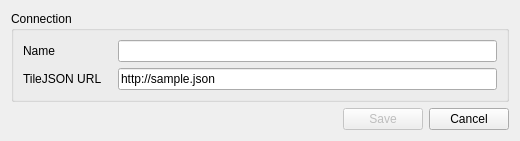
<?xml version="1.0" encoding="UTF-8"?>
<ui version="4.0">
 <class>DlgEditServerConnection</class>
 <widget class="QDialog" name="DlgEditServerConnection">
  <property name="geometry">
   <rect>
    <x>0</x>
    <y>0</y>
    <width>520</width>
    <height>132</height>
   </rect>
  </property>
  <property name="windowTitle">
   <string>Edit Connection</string>
  </property>
  <layout class="QVBoxLayout" name="verticalLayout_3">
   <item>
    <widget class="QGroupBox" name="groupBox">
     <property name="title">
      <string>Connection</string>
     </property>
     <layout class="QGridLayout" name="gridLayout">
      <item row="0" column="0">
       <layout class="QHBoxLayout" name="horizontalLayout_3">
        <item>
         <layout class="QVBoxLayout" name="verticalLayout">
          <item>
           <widget class="QLabel" name="label">
            <property name="text">
             <string>Name</string>
            </property>
           </widget>
          </item>
          <item>
           <widget class="QLabel" name="label_2">
            <property name="text">
             <string>TileJSON URL</string>
            </property>
           </widget>
          </item>
         </layout>
        </item>
        <item>
         <layout class="QVBoxLayout" name="verticalLayout_2">
          <property name="leftMargin">
           <number>10</number>
          </property>
          <item>
           <widget class="QLineEdit" name="txtName">
            <property name="text">
             <string/>
            </property>
           </widget>
          </item>
          <item>
           <widget class="QLineEdit" name="txtUrl">
            <property name="text">
             <string>http://sample.json</string>
            </property>
            <property name="placeholderText">
             <string/>
            </property>
           </widget>
          </item>
         </layout>
        </item>
       </layout>
      </item>
     </layout>
    </widget>
   </item>
   <item>
    <layout class="QHBoxLayout" name="horizontalLayout">
     <item>
      <spacer name="horizontalSpacer">
       <property name="orientation">
        <enum>Qt::Horizontal</enum>
       </property>
       <property name="sizeHint" stdset="0">
        <size>
         <width>40</width>
         <height>20</height>
        </size>
       </property>
      </spacer>
     </item>
     <item>
      <widget class="QPushButton" name="btnSave">
       <property name="enabled">
        <bool>false</bool>
       </property>
       <property name="text">
        <string>Save</string>
       </property>
       <property name="checkable">
        <bool>false</bool>
       </property>
      </widget>
     </item>
     <item>
      <widget class="QPushButton" name="btnCancel">
       <property name="text">
        <string>Cancel</string>
       </property>
      </widget>
     </item>
    </layout>
   </item>
  </layout>
 </widget>
 <resources/>
 <connections>
  <connection>
   <sender>btnCancel</sender>
   <signal>clicked()</signal>
   <receiver>DlgEditServerConnection</receiver>
   <slot>reject()</slot>
   <hints>
    <hint type="sourcelabel">
     <x>472</x>
     <y>110</y>
    </hint>
    <hint type="destinationlabel">
     <x>259</x>
     <y>65</y>
    </hint>
   </hints>
  </connection>
  <connection>
   <sender>btnSave</sender>
   <signal>clicked()</signal>
   <receiver>DlgEditServerConnection</receiver>
   <slot>accept()</slot>
   <hints>
    <hint type="sourcelabel">
     <x>391</x>
     <y>110</y>
    </hint>
    <hint type="destinationlabel">
     <x>259</x>
     <y>65</y>
    </hint>
   </hints>
  </connection>
 </connections>
</ui>
